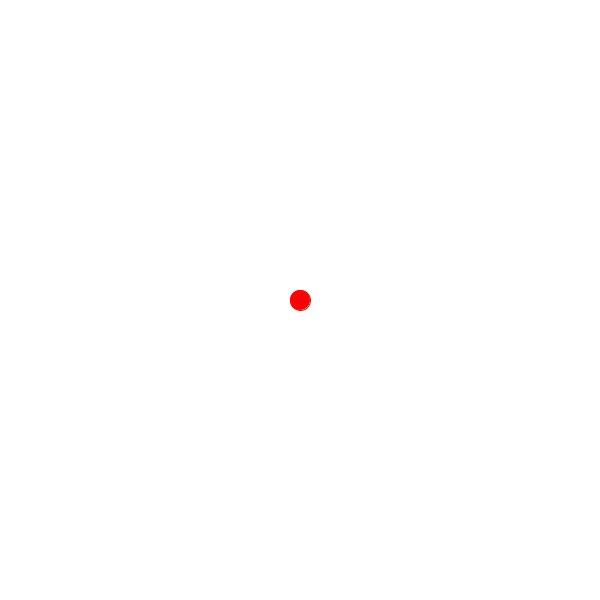
Frame 1 (no input)
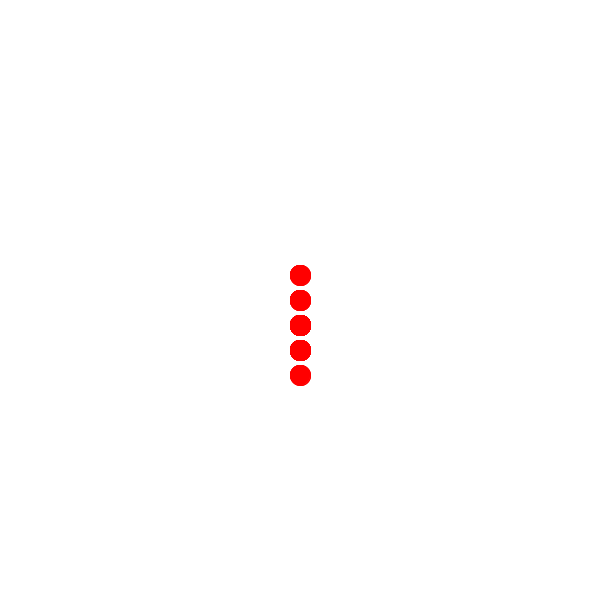
Frame 60 (the mouse pressed at the canvas centre just before this capture)
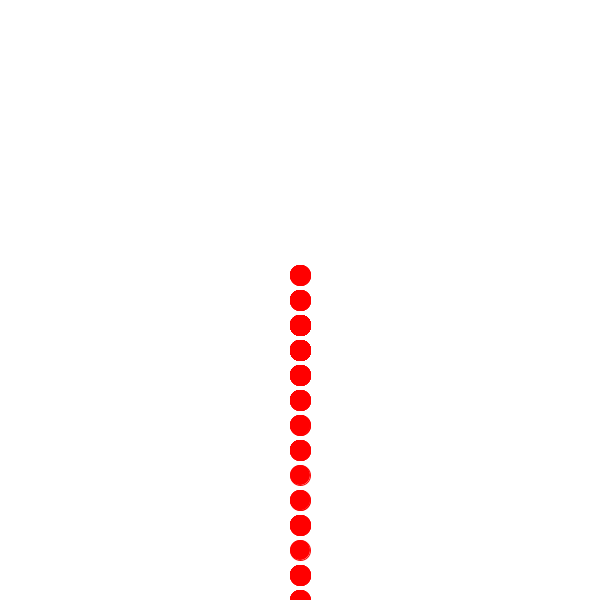
Frame 120 (the mouse held since frame 60 and released just before this capture)

The Processing sketch that drew these frames (run headless with seeded random() and noise(); from frame 60 on, the mouse is pressed at the canvas centre):

// Processing sketch: Probability
// ── Probability.pde
//Exercise 13-2: Fill in the blanks in the following code so that the circle has a 10 percent chance of moving up, a 20%
//chance of moving down, and a 70 percent chance of doing nothing.

float x, y, dia;

void setup() {
  size(600, 600);
  smooth(4);
  background(255);  
  stroke(255, 0, 0);
  frameRate(10);
  dia = 20;
  x = width/2;
  y = height/2;
}

void draw() {

  fill(255, 0, 0);

  float probA = 0.10;
  float probB = 0.20;
  float probC = 0.70;

  float r = random(0, 1);

  if (r < probA) {
    y-=25;
  } else if (r < probA + probB) {
    y+=25;
  }
  ellipse(x, y, dia, dia);
}
